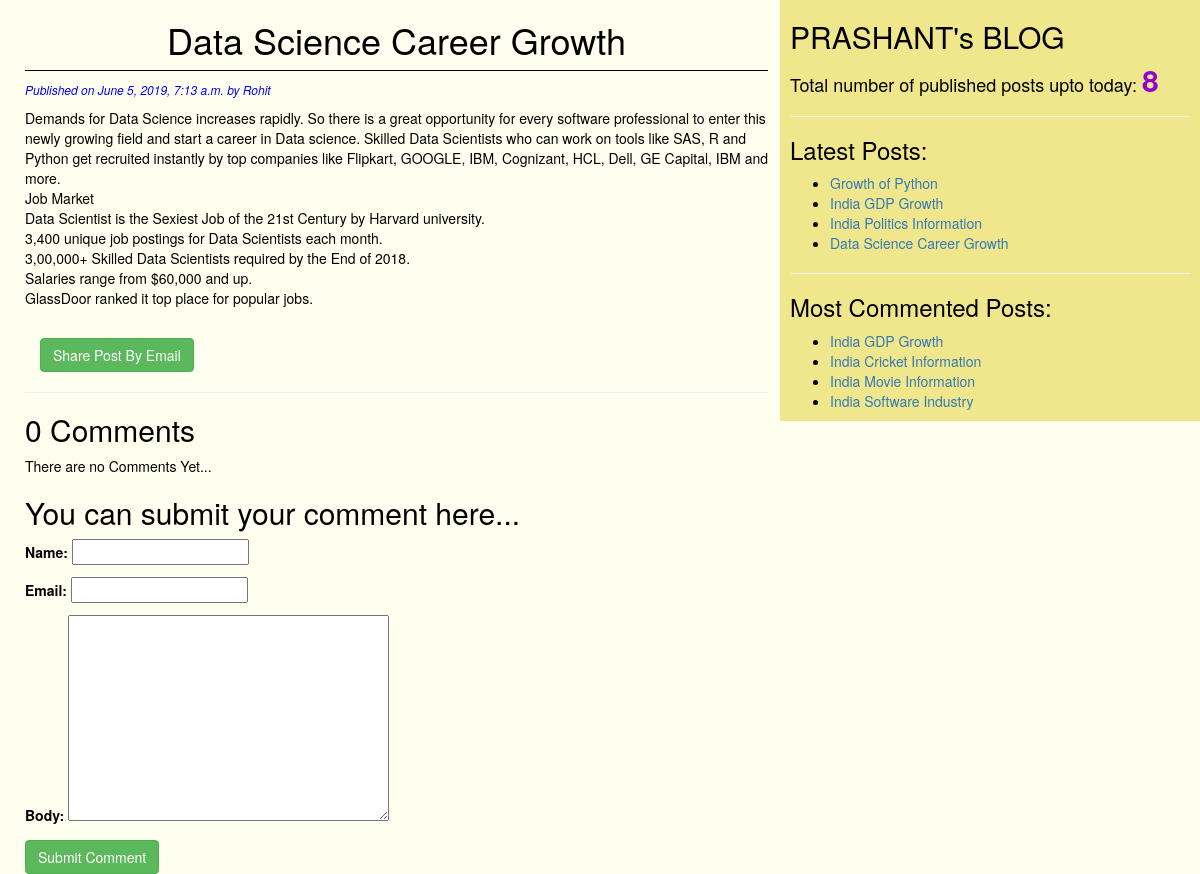
Page /2019/06/05/data-science-career-growth/ on the committed database.
### blog/models.py (models this page shows, shortened)
class Post(models.Model):
    STATUS_CHOICES=(('draft','Draft'),('published','Published'))
    title=models.CharField(max_length=256)
    slug=models.SlugField(max_length=264,unique_for_date='publish')
    author=models.ForeignKey(User,on_delete=models.CASCADE,default='DEFAULT VALUE',related_name='blog_posts')
    body=models.TextField()
    publish=models.DateTimeField(default=timezone.now)
    created=models.DateTimeField(auto_now_add=True)
    updated=models.DateTimeField(auto_now=True)
    status=models.CharField(max_length=10,choices=STATUS_CHOICES,default='draft')
    objects=CustomManager()
    tags=TaggableManager()
    class Meta:
        ordering=('-publish',)
    def get_absolute_url(self):
        return reverse('post_detail',args=[self.publish.year,self.publish.strftime('%m'),
        self.publish.strftime('%d'),self.slug])

### blog/views.py (the view)
# urls.py: url(r'^(?P<year>\d{4})/(?P<month>\d{2})/(?P<day>\d{2})/(?P<post>[-\w]+)/$',views.post_detail_view,name='post_detail'),
def post_detail_view(request,year,month,day,post):
    post=get_object_or_404(Post,slug=post,status='published',publish__year=year,publish__month=month,publish__day=day)
    comments=post.comments.filter(active=True)
    csubmit=False
    if request.method=='POST':
        form=CommentForm(request.POST)
        if form.is_valid():
            new_comment=form.save(commit=False)
            new_comment.post=post
            new_comment.save()
            csubmit=True
    else:
        form=CommentForm()
    return render(request,'blog/post_detail.html',{'post':post,'form':form,'csubmit':csubmit,'comments':comments})

### blog/forms.py
class CommentForm(forms.ModelForm):
    class Meta:
        model=Comment
        fields=('name','email','body')

### blog/models.py (called while the page is built)
    def get_queryset(self):
        return super().get_queryset().filter(status='published')

### blog/templatetags/blog_tags.py (called while the page is built)
@register.simple_tag
def total_posts():
    return Post.objects.count()

@register.inclusion_tag('blog/latest_posts123.html')
def show_latest_posts():
    latest_posts=Post.objects.order_by('-publish')[:4]
    return {'latest_posts':latest_posts}

@register.simple_tag
def get_most_commented_posts():
    return Post.objects.annotate(total_comments=Count('comments')).order_by('-total_comments')[:4]

### templates/blog/post_detail.html (shortened to what this page needs)
{%extends 'blog/base.html' %}
  {%block content%}
    <h1>{{post.title}}</h1>
    <p id="date"> Published on {{post.publish}} by {{post.author|title}}</p>
    {{post.body|linebreaks}}
    <br>
    <div class="container">
      <a href="/{{post.id}}/share" class="btn btn-md btn-success">Share Post By Email</a>
    </div>
    <hr>
    {% with comments.count as comments_count%}
      <h2>{{comments_count}} Comment{{comments_count|pluralize}}</h2>
    {%endwith%}
    {%if comments%}
      {%for comment in comments%}
        <p id='ch'>Comment {{forloop.counter}} by {{comment.name}} on {{comment.created}}</p>
        <div class="cb">{{comment.body|linebreaks}}</div>
      {%endfor%}
      <hr>
    {%else%}
      <p>There are no Comments Yet...</p>
    {%endif%}
    {%if csubmit%}
      <h2>Your Comment Added Successfully</h2>
    {%else%}
    <h2>You can submit your comment here...</h2>
      <form method="post">
        {{form.as_p}}
        <input type="submit" name="" class="btn btn-success btn-md" value="Submit Comment">
      </form>
    {%endif%}
  {%endblock%}

### templates/blog/base.html (shortened to what this page needs)
<!DOCTYPE html>
{%load blog_tags%}
{%load staticfiles%}
<html lang="en" dir="ltr">
  <head>
    <link rel="stylesheet" href="https://maxcdn.bootstrapcdn.com/bootstrap/3.3.7/css/bootstrap.min.css"
>
    <link rel="stylesheet" href="{%static "css/blog1.css" %}">
  </head>
  <body>
    <div class="content">
      {%block content%}{%endblock%}
    </div>
    <div class="sidebar">
      <h2>PRASHANT's BLOG</h2>
      <h4><p>Total number of published posts upto today: <span id='pcount'>{% total_posts %}</span></p></h4>
      <hr>
      <h3>Latest Posts:</h3>{% show_latest_posts %}
      <hr>
      <h3>Most Commented Posts:</h3>{% get_most_commented_posts as most_commented_posts %}
      <ul>
        {%for post in most_commented_posts%}
        <li><a href="{{post.get_absolute_url}}">{{post.title}}</a></li>
        {%endfor%}
      </ul>
    </div>
  </body>
</html>

### templates/blog/latest_posts123.html
<ul>
  {%for post in latest_posts%}
  <li><a href="{{post.get_absolute_url}}">{{post.title}}</a></li>
  {%endfor%}
</ul>

### static/css/blog1.css (style rules this page uses)
.content { width: 64%; float: left; padding: 0 0 0 25px; background: Ivory; height: 100% }
.sidebar { width: 35%; float: right; padding: 0 10px 0 10px; background: Khaki; height: 100% }
h1 { text-align: center; border-bottom: 1px solid; padding-bottom: 10px; }
body { color: black; background: Ivory; }
#date { color: blue; font-size: 12px; font-style: italic; }
input[type='text'] { color: black; }
#pcount { font-size: 30px; color: DarkViolet; font-weight: bold; }

### rows in the picture
Post: title "Data Science Career Growth", publish "June 5, 2019, 7:13 a.m.", author "Rohit", body "Demands for Data Science increases rapidly. So there is a great opportunity for every software professional to enter this newly growing field and start a career in Data science. Skilled Data Scientists who can work on tools like SAS, R and Python get recruited instantly by top companies like Flipkart, GOOGLE, IBM, Cognizant, HCL, Dell, GE Capital, IBM and more. Job Market Data Scientist is the Sexiest Job of the 21st Century by Harvard university. 3,400 unique job postings for Data Scientists each month. 3,00,000+ Skilled Data Scientists required by the End of 2018. Salaries range from $60,000 and up. GlassDoor ranked it top place for popular jobs."
Post: title "Growth of Python"
Post: title "India GDP Growth"
Post: title "India Politics Information"
Post: title "India Cricket Information"
Post: title "India Movie Information"
Post: title "India Software Industry"

### other values in the picture
{{ comments_count }} "0"
